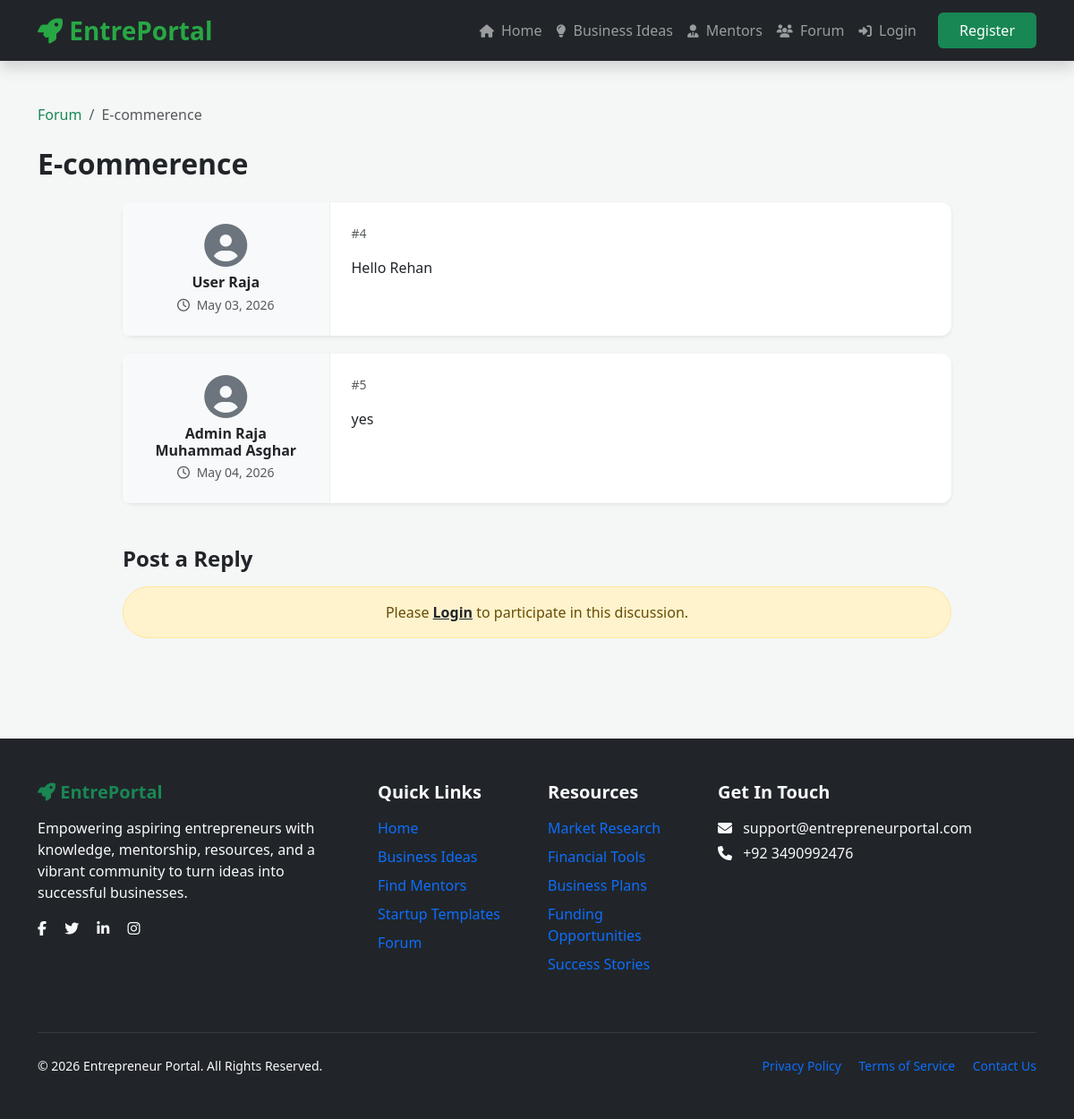
Screenshot of /view-topic.php?id=3 with the database file from the repository.
### tables this page shows
CREATE TABLE `forum_topics` (
  `id` int(11) NOT NULL,
  `user_id` int(11) DEFAULT NULL,
  `title` varchar(255) DEFAULT NULL,
  `created_at` timestamp NOT NULL DEFAULT current_timestamp()
);

CREATE TABLE `forum_posts` (
  `id` int(11) NOT NULL,
  `topic_id` int(11) DEFAULT NULL,
  `user_id` int(11) DEFAULT NULL,
  `message` text DEFAULT NULL,
  `created_at` timestamp NOT NULL DEFAULT current_timestamp()
);

CREATE TABLE `users` (
  `id` int(11) NOT NULL,
  `full_name` varchar(100) NOT NULL,
  `email` varchar(100) NOT NULL,
  `password` varchar(255) NOT NULL,
  `phone` varchar(20) DEFAULT NULL,
  `bio` text DEFAULT NULL,
  `location` varchar(100) DEFAULT NULL,
  `role` enum('user','agent','admin') NOT NULL DEFAULT 'user',
  `status` enum('pending','approved','rejected') NOT NULL DEFAULT 'pending',
  `created_at` timestamp NOT NULL DEFAULT current_timestamp()
);

### view-topic.php (the view, shortened to what this page needs)
<?php
include 'config.php';
$topic_id = (int)$_GET['id'];
$topic_query = mysqli_query($conn, "SELECT t.*, u.full_name FROM forum_topics t JOIN users u ON t.user_id = u.id WHERE t.id = $topic_id");
$topic = mysqli_fetch_assoc($topic_query);
$posts_query = mysqli_query($conn, "SELECT p.*, u.full_name, u.role FROM forum_posts p JOIN users u ON p.user_id = u.id WHERE p.topic_id = $topic_id ORDER BY p.created_at ASC");
?>
<!DOCTYPE html>
<html lang="en">
<head>
    <link href="https://cdn.jsdelivr.net/npm/bootstrap@5.3.3/dist/css/bootstrap.min.css" rel="stylesheet">
    <link href="https://cdnjs.cloudflare.com/ajax/libs/font-awesome/6.5.1/css/all.min.css" rel="stylesheet">
</head>
<body>
<?php include 'navbar.php'; ?>
<div class="container py-5">
    <nav aria-label="breadcrumb" class="mb-4">
        <ol class="breadcrumb">
            <li class="breadcrumb-item"><a href="forum.php" class="text-success text-decoration-none">Forum</a></li>
            <li class="breadcrumb-item active text-truncate" style="max-width: 300px;"><?= htmlspecialchars($topic['title']) ?></li>
        </ol>
    </nav>
    <h2 class="fw-bold mb-4"><?= htmlspecialchars($topic['title']) ?></h2>
    <div class="row">
        <div class="col-lg-10 mx-auto">
            <?php while($post = mysqli_fetch_assoc($posts_query)): ?>
                <div class="card post-card shadow-sm">
                    <div class="card-body p-0">
                        <div class="row g-0">
                            <div class="col-md-3 bg-light p-4 text-center author-info rounded-start">
                                <div class="mb-2">
                                    <i class="fas fa-user-circle fa-3x text-secondary"></i>
                                </div>
                                <h6 class="fw-bold mb-1"><?= htmlspecialchars($post['full_name']) ?></h6>
                                <div class="text-muted small">
                                    <i class="far fa-clock me-1"></i> <?= date('M d, Y', strtotime($post['created_at'])) ?>
                                </div>
                            </div>
                            <div class="col-md-9 p-4">
                                <div class="d-flex justify-content-between mb-3">
                                    <small class="text-muted">#<?= $post['id'] ?></small>
                                </div>
                                <p style="white-space: pre-wrap; line-height: 1.6;"><?= htmlspecialchars($post['message']) ?></p>
                            </div>
                        </div>
                    </div>
                </div>
            <?php endwhile; ?>
            <div class="mt-5">
                <h4 class="fw-bold mb-3">Post a Reply</h4>
                <?php if(isset($_SESSION['user_id'])): ?>
                    <form action="view-topic.php?id=<?= $topic_id ?>" method="POST">
                        <div class="card border-0 shadow-sm p-3">
                            <textarea name="message" class="form-control reply-box mb-3" rows="5" placeholder="Share your thoughts or answer the question..." required></textarea>
                            <div class="text-end">
                                <button type="submit" name="post_reply" class="btn btn-success px-5 rounded-pill shadow-sm">
                                    <i class="fas fa-paper-plane me-2"></i> Post Reply
                                </button>
                            </div>
                        </div>
                    </form>
                <?php else: ?>
                    <div class="alert alert-warning text-center rounded-pill">
                        Please <a href="login.php" class="fw-bold text-dark">Login</a> to participate in this discussion.
                    </div>
                <?php endif; ?>
            </div>
        </div>
    </div>
</div>
<?php include 'footer.php'; ?>
</body>
</html>

### view-topic.php (style rules this page uses)
body { background-color: #f4f7f6; }
.post-card { border: none; border-radius: 12px; margin-bottom: 20px; }
.author-info { border-right: 1px solid #eee; }

### navbar.php (style rules this page uses)
:root { --primary: #28a745; --dark: #212529; }

### rows the page displays
forum_topics: title "E-commerence"
forum_posts: user.full_name "User Raja", created_at "May 03, 2026", id "4", message "Hello Rehan"
forum_posts: user.full_name "Admin Raja Muhammad Asghar", created_at "May 04, 2026", id "5", message "yes"
